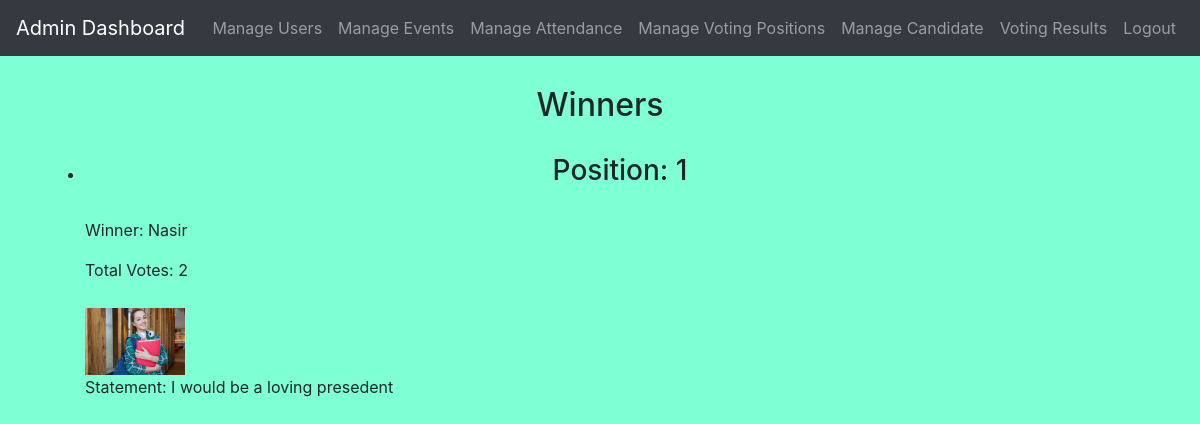
Screenshot of /admin/winner.php (signed in) with the database file from the repository.
### tables this page shows
CREATE TABLE `candidates` (
  `CandidateID` int(11) NOT NULL,
  `PositionID` int(11) NOT NULL,
  `CandidateName` varchar(100) NOT NULL,
  `CandidatePicture` varchar(255) NOT NULL,
  `Statement` text NOT NULL
);

### admin/winner.php (the view, shortened to what this page needs)
<?php
include 'config.php';
$positions_query = "SELECT DISTINCT PositionID FROM Votes";
$positions_result = mysqli_query($conn, $positions_query);
$positions = mysqli_fetch_all($positions_result, MYSQLI_ASSOC);
?>
<!DOCTYPE html>
<html>
<head>
    <link rel="stylesheet" href="https://stackpath.bootstrapcdn.com/bootstrap/4.5.2/css/bootstrap.min.css">
</head>
<body>
    <?php include('admin_navbar.php'); ?>
    <div class="container">
        <h2>Winners</h2>
        <?php if (count($positions) > 0) { ?>
            <ul>
                <?php foreach ($positions as $position) {
                    $position_id = $position['PositionID'];
                    $winner_query = "SELECT CandidateID FROM Votes WHERE PositionID = '$position_id' GROUP BY CandidateID ORDER BY COUNT(*) DESC LIMIT 1";
                    $winner_result = mysqli_query($conn, $winner_query);
                    $winner_data = mysqli_fetch_assoc($winner_result);
                    $winner_candidate_id = $winner_data['CandidateID'];
                    $candidate_query = "SELECT * FROM Candidates WHERE CandidateID = '$winner_candidate_id'";
                    $candidate_result = mysqli_query($conn, $candidate_query);
                    $winner_candidate = mysqli_fetch_assoc($candidate_result);
                    $total_votes_query = "SELECT COUNT(*) AS TotalVotes FROM Votes WHERE CandidateID = '$winner_candidate_id'";
                    $total_votes_result = mysqli_query($conn, $total_votes_query);
                    $total_votes_data = mysqli_fetch_assoc($total_votes_result);
                    $total_votes = $total_votes_data['TotalVotes'];
                    ?>
                    <li>
                        <h3>Position: <?php echo $position_id; ?></h3>
                        <p>Winner: <?php echo $winner_candidate['CandidateName']; ?></p>
                        <p>Total Votes: <?php echo $total_votes; ?></p>
                        <?php if ($winner_candidate['CandidatePicture']) { ?>
                            <img src="<?php echo $winner_candidate['CandidatePicture']; ?>" alt="Winner Picture">
                        <?php } ?>
                        <p>Statement: <?php echo $winner_candidate['Statement']; ?></p>
                    </li>
                <?php } ?>
            </ul>
        <?php } else { ?>
            <p>No positions or winners found.</p>
        <?php } ?>
    </div>
</body>
</html>

### admin/winner.php (style rules this page uses)
body { background-color: aquamarine; }
h1, h2, h3, h4 { margin-top: 30px; margin-bottom: 30px; text-align: center; }
img { max-width: 100px; max-height: 100px; margin-top: 10px; }

### rows the page displays
candidates: CandidateName "Nasir", CandidatePicture (picture), Statement "I would be a loving presedent"

### other values shown
$position_id "1"
$total_votes "2"
